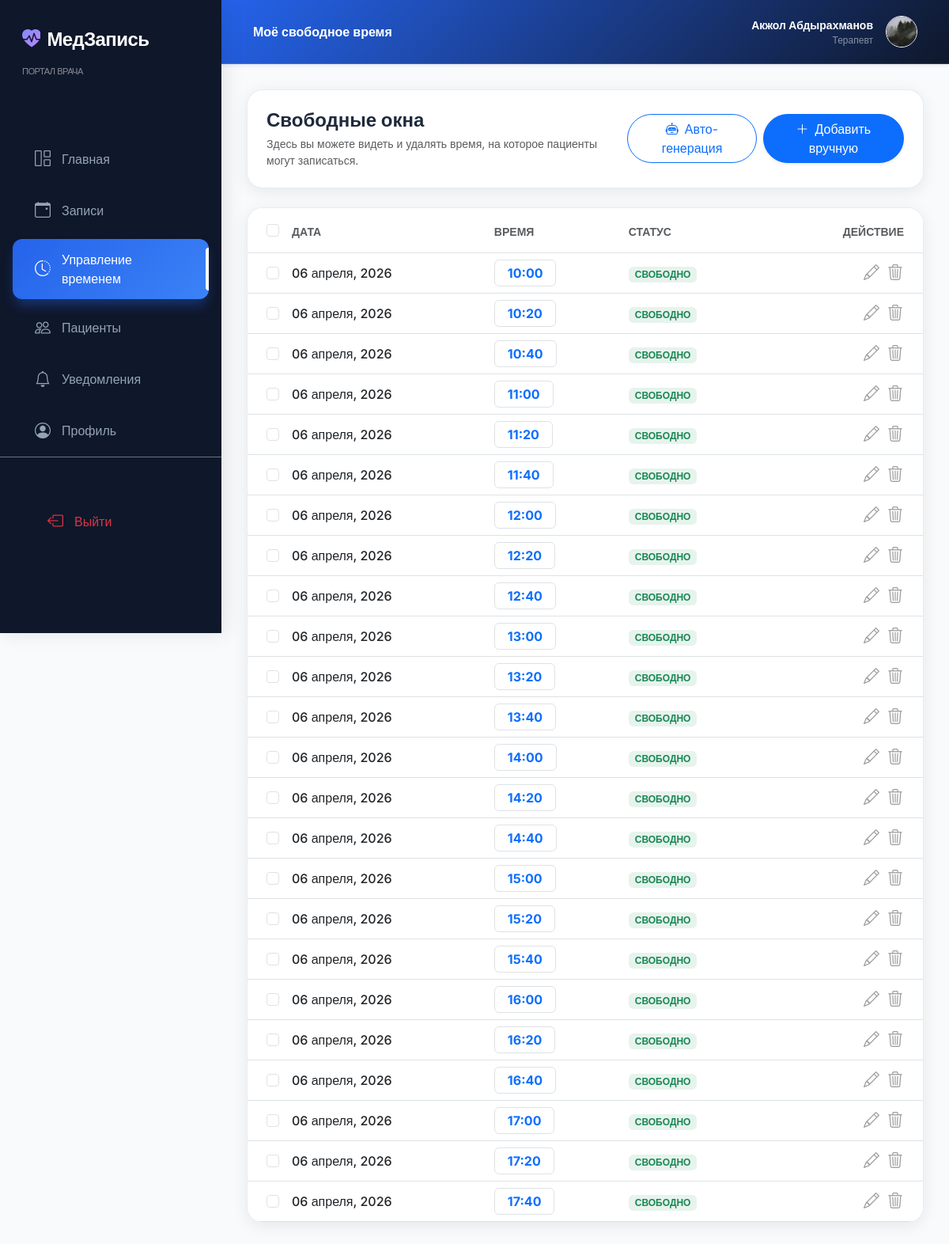
/doctor/manage-slots/ (signed in), run on the app's committed database.
### accounts/models.py (models this page shows, shortened)
class CustomUser(AbstractUser):
    phone = models.CharField(
        max_length=20,
        blank=True,
        null=True,
        verbose_name='Номер телефона',
        help_text='Формат: +996 XXX XXXXXX'
    )
    date_of_birth = models.DateField(
        null=True,
        blank=True,
        verbose_name='Дата рождения'
    )
    is_doctor = models.BooleanField(
        default=False,
        verbose_name='Врач',
        help_text='Отметьте, если пользователь является врачом'
    )
    photo = models.ImageField(
        upload_to='users/',
        blank=True,
        null=True,
        verbose_name='Фото профиля'
    )
    email = models.EmailField(unique=True, verbose_name='Email')
    REQUIRED_FIELDS = ['email', 'first_name', 'last_name', 'phone']
    class Meta:
        verbose_name = 'Пользователь'
        verbose_name_plural = 'Пользователи'
    def get_full_name(self):
        return f'{self.first_name} {self.last_name}'.strip() or self.username

### queue_app/models.py (models this page shows, shortened)
class Specialist(models.Model):
    first_name = models.CharField(max_length=50, verbose_name='Имя')
    last_name = models.CharField(max_length=50, verbose_name='Фамилия')
    middle_name = models.CharField(max_length=50, blank=True, verbose_name='Отчество')
    user = models.OneToOneField(
        settings.AUTH_USER_MODEL,
        on_delete=models.SET_NULL,
        null=True,
        blank=True,
        related_name='specialist_profile',
        verbose_name='Аккаунт пользователя'
    )
    service = models.ForeignKey(
        Service,
        on_delete=models.CASCADE,
        related_name='specialists',
        verbose_name='Специализация'
    )
    bio = models.TextField(blank=True, verbose_name='Биография / О враче')
    experience_years = models.PositiveIntegerField(default=0, verbose_name='Стаж (лет)')
    photo = models.ImageField(
        upload_to='specialists/',
        blank=True,
        null=True,
        verbose_name='Фото'
    )
    cabinet = models.CharField(max_length=20, blank=True, verbose_name='Кабинет')
    work_start = models.TimeField(default='09:00', verbose_name='Начало рабочего дня')
    work_end = models.TimeField(default='18:00', verbose_name='Конец рабочего дня')
    is_active = models.BooleanField(default=True, verbose_name='Активен')
    created_at = models.DateTimeField(auto_now_add=True)
    class Meta:
        verbose_name = 'Специалист'
        verbose_name_plural = 'Специалисты'
        ordering = ['last_name', 'first_name']

class Service(models.Model):
    name = models.CharField(max_length=100, verbose_name='Название услуги')
    description = models.TextField(blank=True, verbose_name='Описание')
    icon = models.CharField(
        max_length=50,
        default='bi-heart-pulse',
        verbose_name='Bootstrap иконка',
        help_text='Например: bi-heart-pulse, bi-bandaid, bi-clipboard2-pulse'
    )
    duration_minutes = models.PositiveIntegerField(
        default=30,
        verbose_name='Длительность приёма (мин)'
    )
    is_active = models.BooleanField(default=True, verbose_name='Активна')
    created_at = models.DateTimeField(auto_now_add=True)
    class Meta:
        verbose_name = 'Услуга'
        verbose_name_plural = 'Услуги'
        ordering = ['name']

class TimeSlot(models.Model):
    specialist = models.ForeignKey(
        Specialist,
        on_delete=models.CASCADE,
        related_name='time_slots',
        verbose_name='Специалист'
    )
    date = models.DateField(verbose_name='Дата')
    time = models.TimeField(verbose_name='Время')
    is_available = models.BooleanField(default=True, verbose_name='Доступен')
    class Meta:
        verbose_name = 'Временной слот'
        verbose_name_plural = 'Временные слоты'
        ordering = ['date', 'time']
        unique_together = ('specialist', 'date', 'time')

### queue_app/views.py (the view)
# urls.py: path('doctor/manage-slots/', views.doctor_manage_slots_view, name='doctor_manage_slots'),
@doctor_required
def doctor_manage_slots_view(request):
    specialist = request.user.specialist_profile
    today = timezone.now().date()
    slots = TimeSlot.objects.filter(
        specialist=specialist,
        date__gte=today,
        is_available=True
    ).order_by('date', 'time')
    return render(request, 'doctor/doctor_manage_slots.html', {
        'slots': slots,
    })

### queue_app/context_processors.py (called while the page is built)
def notification_processor(request):
    if request.user.is_authenticated:
        unread_count = Notification.objects.filter(user=request.user, is_read=False).count()
        return {'unread_notifications_count': unread_count}
    return {'unread_notifications_count': 0}

### queue_app/views.py (called while the page is built)
def is_doctor(user):
    return user.is_authenticated and user.is_doctor and hasattr(user, 'specialist_profile')

def doctor_required(view_func):
    from functools import wraps
    @wraps(view_func)
    def wrapper(request, *args, **kwargs):
        if not request.user.is_authenticated:
            return redirect('login')
        if not is_doctor(request.user):
            messages.error(request, 'У вас нет доступа к кабинету врача.')
            return redirect('home')
        return view_func(request, *args, **kwargs)
    return wrapper

### templates/doctor/doctor_manage_slots.html (shortened to what this page needs)
{% extends 'doctor/base_doctor.html' %}
{% load static %}
{% block header_title %}Моё свободное время{% endblock %}
{% block doctor_content %}
<div class="row g-4">
    <div class="col-12">
        <div class="glass-card p-4 d-md-flex align-items-center justify-content-between">
            <div>
                <h4 class="fw-bold mb-1">Свободные окна</h4>
                <p class="text-muted small mb-0">Здесь вы можете видеть и удалять время, на которое пациенты могут записаться.</p>
            </div>
            <div class="d-flex gap-2 mt-3 mt-md-0">
                <a href="{% url 'doctor_generate_slots' %}" class="btn btn-outline-primary rounded-pill px-4">
                    <i class="bi bi-robot me-2"></i>Авто-генерация
                </a>
                <a href="{% url 'doctor_add_manual_slot' %}" class="btn btn-primary rounded-pill px-4 shadow-sm">
                    <i class="bi bi-plus-lg me-2"></i>Добавить вручную
                </a>
            </div>
        </div>
    </div>
    <div class="col-12">
        <form id="bulkActionForm" method="post" action="{% url 'doctor_bulk_actions' %}">
            <div class="glass-card overflow-hidden">
                <div class="table-responsive">
                    <table class="table align-middle mb-0" id="slotsTable">
                        <thead class="bg-light bg-opacity-50">
                            <tr>
                                <th class="ps-4 py-3" style="width: 40px;">
                                    <input class="form-check-input" type="checkbox" id="selectAll">
                                </th>
                                <th class="py-3 text-muted small fw-bold text-uppercase tracking-wider">Дата</th>
                                <th class="py-3 text-muted small fw-bold text-uppercase tracking-wider">Время</th>
                                <th class="py-3 text-muted small fw-bold text-uppercase tracking-wider">Статус</th>
                                <th class="pe-4 py-3 text-end text-muted small fw-bold text-uppercase tracking-wider">Действие</th>
                            </tr>
                        </thead>
                        <tbody>
                            {% for slot in slots %}
                            <tr class="slot-row" data-id="{{ slot.id }}">
                                <td class="ps-4">
                                    <input class="form-check-input slot-checkbox" type="checkbox" name="slot_ids" value="{{ slot.id }}">
                                </td>
                                <td class="fw-medium text-dark">{{ slot.date|date:"d E, Y" }}</td>
                                <td><span class="badge bg-primary-soft text-primary border px-3 py-2 fs-6">{{ slot.time|time:"H:i" }}</span></td>
                                <td>
                                    <span class="badge bg-success bg-opacity-10 text-success border-0 px-2 py-1 small">СВОБОДНО</span>
                                </td>
                                <td class="pe-4 text-end">
                                    <div class="d-flex justify-content-end gap-2">
                                        <a href="{% url 'doctor_edit_slot' slot.id %}" class="btn btn-link btn-edit-slot p-0 text-muted">
                                            <i class="bi bi-pencil fs-5"></i>
                                        </a>
                                        <a href="javascript:void(0)" onclick="confirmDelete('{% url 'doctor_delete_slot' slot.id %}')" class="btn btn-link btn-delete-slot p-0 text-muted">
                                            <i class="bi bi-trash3 fs-5"></i>
                                        </a>
                                    </div>
                                </td>
                            </tr>
                            {% endfor %}
                        </tbody>
                    </table>
                </div>
            </div>
        </form>
    </div>
</div>
{% endblock %}

### templates/doctor/base_doctor.html (shortened to what this page needs)
<!DOCTYPE html>
<html lang="ru">
<head>
    <link href="https://cdn.jsdelivr.net/npm/bootstrap@5.3.2/dist/css/bootstrap.min.css" rel="stylesheet" media="print" onload="this.media='all'">
    <link rel="stylesheet" href="https://cdn.jsdelivr.net/npm/bootstrap-icons@1.11.2/font/bootstrap-icons.min.css" media="print" onload="this.media='all'">
</head>
<body>
    <aside class="doctor-sidebar" id="sidebar">
        <a href="{% url 'doctor_dashboard' %}" class="brand-name">
            <i class="bi bi-heart-pulse-fill text-primary me-2"></i>МедЗапись <br>
            <small class="text-white-50 fw-normal" style="font-size: 0.7rem;">ПОРТАЛ ВРАЧА</small>
        </a>
        <nav class="nav flex-column mt-4">
            <a href="{% url 'doctor_dashboard' %}"
                class="nav-link {% if request.resolver_match.url_name == 'doctor_dashboard' %}active{% endif %}">
                <i class="bi bi-grid-1x2"></i> Главная
            </a>
            <a href="{% url 'doctor_appointments' %}"
                class="nav-link {% if request.resolver_match.url_name == 'doctor_appointments' %}active{% endif %}">
                <i class="bi bi-calendar-event"></i> Записи
            </a>
            <a href="{% url 'doctor_manage_slots' %}"
                class="nav-link {% if request.resolver_match.url_name == 'doctor_manage_slots' %}active{% endif %}">
                <i class="bi bi-clock-history"></i> Управление временем
            </a>
            <a href="{% url 'doctor_patients' %}"
                class="nav-link {% if request.resolver_match.url_name == 'doctor_patients' %}active{% endif %}">
                <i class="bi bi-people"></i> Пациенты
            </a>
            <a href="{% url 'doctor_notifications' %}"
                class="nav-link {% if request.resolver_match.url_name == 'doctor_notifications' %}active{% endif %}">
                <i class="bi bi-bell"></i> Уведомления
            </a>
            <a href="{% url 'doctor_profile' %}"
                class="nav-link {% if request.resolver_match.url_name == 'doctor_profile' %}active{% endif %}">
                <i class="bi bi-person-circle"></i> Профиль
            </a>
        </nav>
        <div class="mt-auto p-3 pt-5 border-top border-secondary">
            <a href="{% url 'logout' %}" class="nav-link text-danger">
                <i class="bi bi-box-arrow-left"></i> Выйти
            </a>
        </div>
    </aside>
    <header class="doctor-header shadow-sm">
        <div class="d-flex align-items-center">
            <span class="fw-semibold d-none d-md-inline">{% block header_title %}Панель управления{% endblock %}</span>
        </div>
        <div class="d-flex align-items-center gap-3">
            <div class="text-end d-none d-sm-block">
                <div class="fw-bold small text-white">{{ user.get_full_name }}</div>
                <div class="text-white-50" style="font-size: 0.75rem;">{{ user.specialist_profile.service.name }}</div>
            </div>
            {% if user.specialist_profile.photo %}
            <img src="{{ user.specialist_profile.photo.url }}" class="rounded-circle border border-light" width="40" height="40"
                style="object-fit: cover;">
            {% else %}
            <div class="rounded-circle bg-white-10 d-flex align-items-center justify-content-center border border-light" width="40"
                height="40" style="width:40px;height:40px; background: rgba(255,255,255,0.1);">
                <i class="bi bi-person text-white"></i>
            </div>
            {% endif %}
        </div>
    </header>
    <main class="doctor-content">
        <div class="fade-in-up">
            {% block doctor_content %}{% endblock %}
        </div>
    </main>
    <div id="toast-container" class="toast-container position-fixed bottom-0 end-0 p-3" style="z-index: 1080;"></div>
</body>
</html>

### templates/doctor/base_doctor.html (style rules this page uses)
:root { --sidebar-width: 280px; --primary-color: #2563EB; --primary-hover: #1D4ED8; --accent-color: #3B82F6; --secondary-color: #64748B; --bg-body: #F8FAFC; --sidebar-bg: #0F172A; --card-shadow: 0 4px 20px rgba(0, 0, 0, 0.08); --glass-bg: rgba(255, 255, 255, 0.9); --glass-border: rgba(226, 232, 240, 0.8); }
body { font-family: 'Inter', sans-serif; background-color: var(--bg-body); color: #1E293B; overflow-x: hidden; min-height: 100vh; }
.doctor-sidebar { width: var(--sidebar-width); height: 100vh; position: fixed; left: 0; top: 0; background: var(--sidebar-bg); color: #F8FAFC; transition: all 0.4s cubic-bezier(0.4, 0, 0.2, 1); z-index: 1000; padding: 2rem 0; box-shadow: 4px 0 24px rgba(0, 0, 0, 0.1); }
.doctor-sidebar .nav-link { color: #94A3B8; padding: 0.9rem 1.75rem; margin: 0.2rem 1rem; display: flex; align-items: center; gap: 14px; transition: all 0.3s ease; border-radius: 12px; font-weight: 500; }
.doctor-sidebar .nav-link.active { color: white; background: linear-gradient(135deg, var(--primary-color), var(--accent-color)); box-shadow: 0 10px 15px -3px rgba(37, 99, 235, 0.4); position: relative; }
.doctor-sidebar .nav-link.active::after { content: ''; position: absolute; right: 0; top: 15%; height: 70%; width: 4px; background: white; border-radius: 4px 0 0 4px; }
.doctor-sidebar .nav-link i { font-size: 1.25rem; }
.doctor-content { margin-left: var(--sidebar-width); min-height: 100vh; padding: 2rem; transition: margin-left 0.4s ease; }
.doctor-header { background: linear-gradient(135deg, var(--primary-color) 0%, var(--sidebar-bg) 100%); backdrop-filter: blur(12px); -webkit-backdrop-filter: blur(12px); padding: 1.25rem 2.5rem; margin-left: var(--sidebar-width); border-bottom: 1px solid rgba(255, 255, 255, 0.1); color: white; display: flex; justify-content: space-between; align-items: center; position: sticky; top: 0; z-index: 99; transition: margin-left 0.4s ease, transform 0.4s cubic-bezier(0.4, 0, 0.2, 1), background 0.3s ease, box-shadow 0.3s ease; }
.brand-name { font-weight: 800; font-size: 1.5rem; padding: 0 1.75rem 2.5rem; color: white; display: block; text-decoration: none; letter-spacing: -0.025em; }
.brand-name i { background: linear-gradient(135deg, #818CF8, #C084FC); -webkit-background-clip: text; background-clip: text; -webkit-text-fill-color: transparent; }
.glass-card { background: var(--glass-bg); backdrop-filter: blur(8px); -webkit-backdrop-filter: blur(8px); border: 1px solid var(--glass-border); border-radius: 20px; box-shadow: var(--card-shadow); transition: transform 0.3s ease, box-shadow 0.3s ease; }

### templates/doctor/doctor_manage_slots.html (style rules this page uses)
.slot-row { transition: all 0.2s ease; }
.btn-delete-slot, .btn-edit-slot { opacity: 0.6; transition: all 0.2s ease; }

### data on the page
CustomUser: get_full_name "Акжол Абдырахманов", specialist_profile.service.name "Терапевт", specialist_profile.photo (picture)
TimeSlot: date "06 апреля, 2026", time "10:00"
TimeSlot: date "06 апреля, 2026", time "10:20"
TimeSlot: date "06 апреля, 2026", time "10:40"
TimeSlot: date "06 апреля, 2026", time "11:00"
TimeSlot: date "06 апреля, 2026", time "11:20"
TimeSlot: date "06 апреля, 2026", time "11:40"
TimeSlot: date "06 апреля, 2026", time "12:00"
TimeSlot: date "06 апреля, 2026", time "12:20"
TimeSlot: date "06 апреля, 2026", time "12:40"
TimeSlot: date "06 апреля, 2026", time "13:00"
TimeSlot: date "06 апреля, 2026", time "13:20"
TimeSlot: date "06 апреля, 2026", time "13:40"
TimeSlot: date "06 апреля, 2026", time "14:00"
TimeSlot: date "06 апреля, 2026", time "14:20"
TimeSlot: date "06 апреля, 2026", time "14:40"
TimeSlot: date "06 апреля, 2026", time "15:00"
TimeSlot: date "06 апреля, 2026", time "15:20"
TimeSlot: date "06 апреля, 2026", time "15:40"
TimeSlot: date "06 апреля, 2026", time "16:00"
TimeSlot: date "06 апреля, 2026", time "16:20"
TimeSlot: date "06 апреля, 2026", time "16:40"
TimeSlot: date "06 апреля, 2026", time "17:00"
TimeSlot: date "06 апреля, 2026", time "17:20"
TimeSlot: date "06 апреля, 2026", time "17:40"
